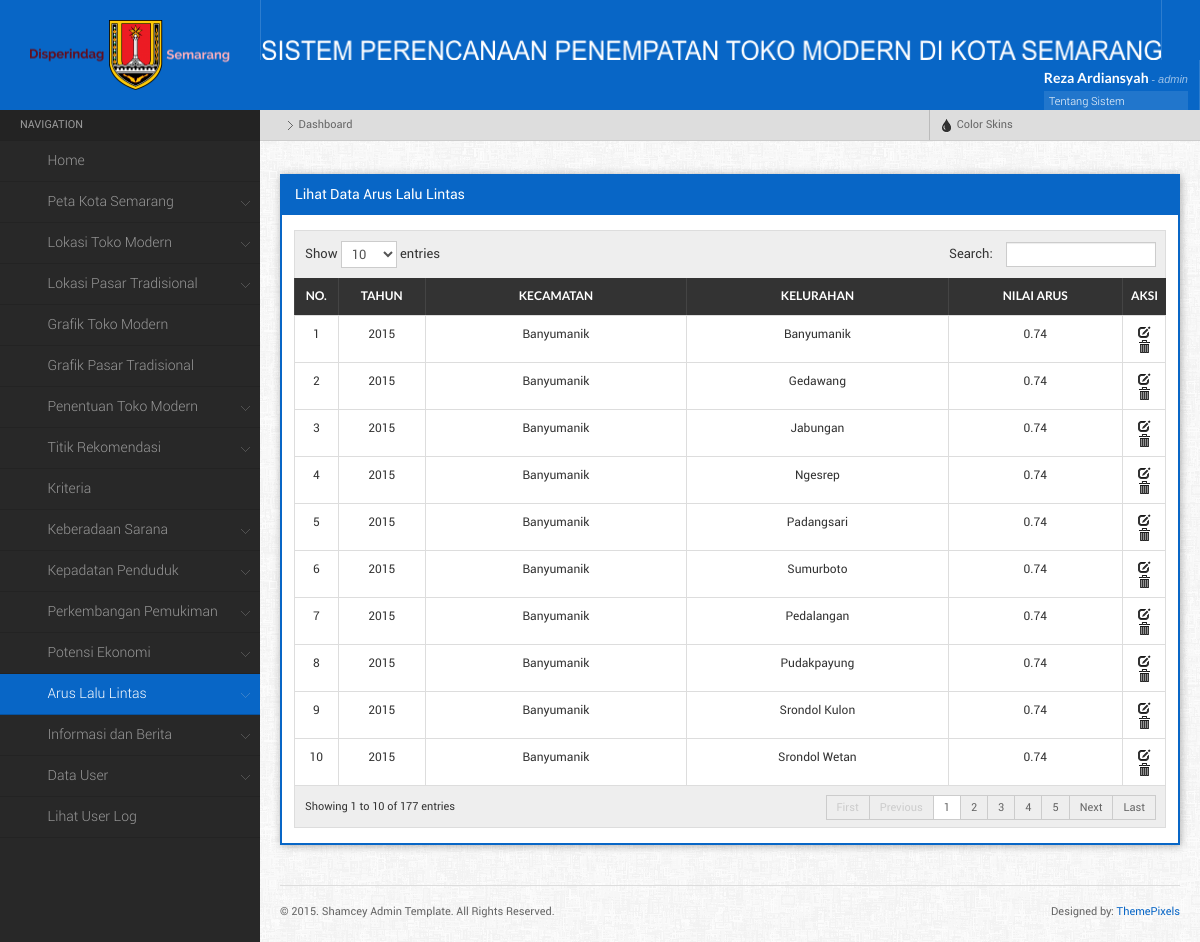
Before: /main.php?menu=lihatArus (signed in) with the older database file.
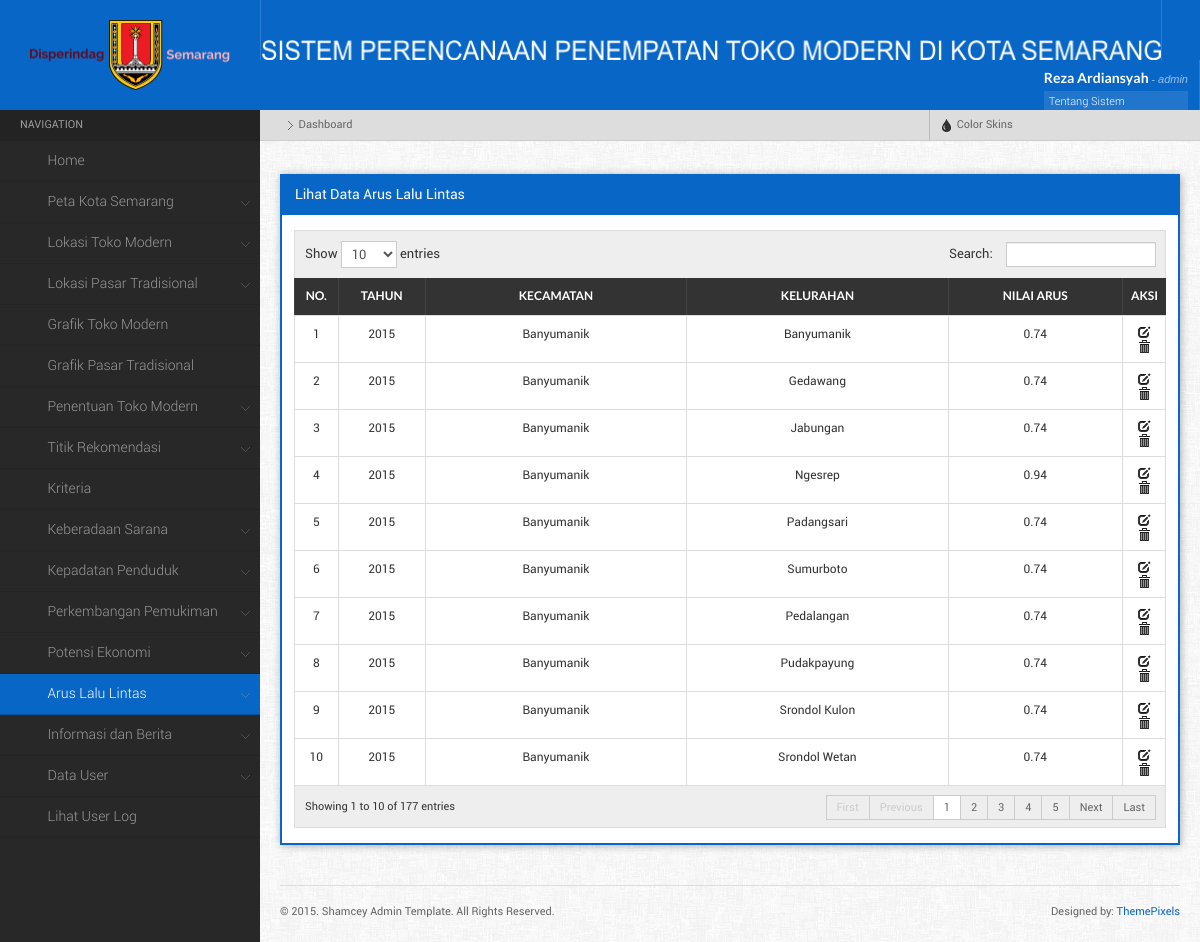
After: the same page with the newer database file.
### tables this page shows
CREATE TABLE `arus_lalulintas` (
  `id_arus` int(11) NOT NULL,
  `id_kelurahan` int(11) NOT NULL,
  `tahun` year(4) NOT NULL,
  `nilai_arus` double NOT NULL,
  `id_klasifikasiarus` int(11) NOT NULL
);

CREATE TABLE `kecamatan` (
  `id_kecamatan` int(11) NOT NULL,
  `nama_kecamatan` varchar(50) NOT NULL,
  `latitude` varchar(25) NOT NULL,
  `longitude` varchar(25) NOT NULL
);

CREATE TABLE `kelurahan` (
  `id_kelurahan` int(11) NOT NULL,
  `id_kecamatan` int(11) NOT NULL,
  `Kelurahan` char(50) DEFAULT NULL,
  `Geometry` longblob,
  `Luas` decimal(10,3) DEFAULT NULL,
  `XMin` int(11) DEFAULT NULL,
  `XMax` int(11) DEFAULT NULL,
  `YMin` int(11) DEFAULT NULL,
  `YMax` int(11) DEFAULT NULL,
  `id_lokasi` int(11) NOT NULL
);

### component/lihat_arus.php (the view, shortened to what this page needs)
<?php
	$query = mysql_query("SELECT * FROM arus_lalulintas a, kelurahan b, kecamatan c
							WHERE a.id_kelurahan = b.id_kelurahan
							AND b.id_kecamatan = c.id_kecamatan
							ORDER BY tahun DESC, c.id_kecamatan ASC") or die (mysql_error());
    echo "<div class=\"widget\">
			<h4 class=\"widgettitle\">Lihat Data Arus Lalu Lintas</h4>
			<div class=\"widgetcontent\">
            <table id=\"dyntable\" class=\"table table-bordered responsive\">
                <thead>
                    <tr>
                        <th></th>
                        <th><center>No.</th>
						<th><center>Tahun</th>
                        <th><center>Kecamatan</th>
						<th><center>Kelurahan</th>
						<th><center>Nilai arus</th>
						<th><center>Aksi</th>
                    </tr>
                </thead>
				<tbody>";
				$no = 1;
				while($pecah = mysql_fetch_array($query)){
					echo "<tr class=\" \">
						<td></td>
						<td style='width:5%;'><center>$no</td>
						<td style='width:10%;'><center>$pecah[tahun]</td>
						<td style='width:30%;'><center>$pecah[nama_kecamatan]</td>
						<td style='width:30%;'><center>$pecah[Kelurahan]</td>
						<td style='width:20%;'><center>$pecah[nilai_arus]</td>
						<td class=\"center\" style=\"width: 5%;\">
							<a href= \"main.php?menu=editArus&id_arus=$pecah[id_arus]\" title=\"Edit\"><i  class=\"icon-edit\"></i></a>
							<a href=\"main.php?menu=hapusArus&id_arus=$pecah[id_arus]\" title=\"Hapus\" onClick=\"return confirm('Apakah Anda yakin ingin menghapus data ini?')\" class=\"icon-trash\"><i></i></a>
						</td>";
					echo "</td>
					</tr>";
				$no++;
				};
				echo "</tbody>
			</table>
		</div>
		</div>
	";
?>

### main.php (shortened to what this page needs)
<?php
if (empty($_SESSION['username']) AND empty ($_SESSION['id_user'])){
	echo "<meta http-equiv=\"refresh\" content=\"0; url=index.php\">";
}else{
?>
<html>
	<head>
		<link rel="stylesheet" href="css/style.default.css" type="text/css" />
		<link rel="stylesheet" href="css/responsive-tables.css">
		<link rel="stylesheet" href="css/bootstrap-fileupload.min.css" type="text/css" />
		<link rel="stylesheet" href="css/bootstrap-timepicker.min.css" type="text/css" />
	</head>
	<body>
		<?php
			function setActive($d){
				if(ISSET($_GET['menu'])){
					if($_GET['menu'] == $d){
						echo "class='active'";
					}
				}
			}
			function setActive1(){
			echo "active";
			}
		?>
	<div class="mainwrapper">
    <div class="header">
		<div class="logo">
			<img src="images/disperindag.png" alt="" style=" width:200px; height:70px; margin-top:-20px; !important" />
		</div>
			<div class="headerinner">
                <ul class="headmenu">
					<li>
						<img src="images/logo8.png" alt="" style=" width:900px; height:20px; margin-top:40px; !important"  />
					</li>
				<li class="right">
                    <div class="userloggedinfo">
                        <div class="userinfo">
                            <h5><?php echo $_SESSION['nama_user']; ?> <small>- <?php echo $_SESSION['username']; ?></small></h5>
                            <ul>
								<li> <a  data-toggle="modal" href="#myModal">Tentang Sistem <span class="iconfa-question-sign"></span></a></li>
                                <li><a href="main.php?menu=editProfile">Edit Profile <span class="iconfa-cog"></span></a></li>
                                <li><a href="logout.php">Sign Out <span class="iconfa-signout"></span></a></li>
                            </ul>
                        </div>
                    </div>
                </li>
				</ul>
			</div>
    </div>
    <div class="leftpanel">
        <div class="leftmenu">
            <ul class="nav nav-tabs nav-stacked">
            	<li class="nav-header">Navigation</li>
					<?php
						if($_SESSION['level'] == '1'){
					?>
						<li <?php setActive('dashboard');?>><a href="main.php"><span class="iconfa-home"></span>Home</a>
						</li>
						<li class="dropdown  <?php if (($_GET['menu'] == 'petaSemarang') || ($_GET['menu'] == 'petaSemarangapi')){ setActive1(); }?>"><a href=""><span class="iconfa-globe"></span>Peta Kota Semarang</a>
						</li>
						<li class="dropdown  <?php if (($_GET['menu'] == 'formToko') || ($_GET['menu'] == 'lihatToko')){ setActive1(); }?>"><a href=""><span class="iconfa-tags"></span>Lokasi Toko Modern</a>
						</li>
						<li class="dropdown  <?php if (($_GET['menu'] == 'formPasar') || ($_GET['menu'] == 'lihatPasar')){ setActive1(); }?>"><a href=""><span class="iconfa-shopping-cart"></span>Lokasi Pasar Tradisional</a>
						</li>
						<li <?php setActive('grafikToko');?>><a href="main.php?menu=grafikToko"><span class="iconfa-bar-chart"></span>Grafik Toko Modern</a>
						</li>
						<li <?php setActive('grafikPasar');?>><a href="main.php?menu=grafikPasar"><span class="iconfa-signal"></span>Grafik Pasar Tradisional</a>
						</li>
						<li class="dropdown  <?php if (($_GET['menu'] == 'penentuanToko') || ($_GET['menu'] == 'penentuanTokoall')){ setActive1(); }?>"><a href=""><span class="iconfa-map-marker"></span>Penentuan Toko Modern</a>
						</li>
						<li class="dropdown  <?php if (($_GET['menu'] == 'formTitik') || ($_GET['menu'] == 'lihatTitik')){ setActive1(); }?>"><a href=""><span class="iconfa-screenshot"></span>Titik Rekomendasi</a>
						</li>
						<li <?php setActive('lihatKriteria');?>><a href="main.php?menu=lihatKriteria"><span class="iconfa-wrench"></span>Kriteria</a>
						</li>
						<li class="dropdown  <?php if (($_GET['menu'] == 'formKeberadaan') || ($_GET['menu'] == 'lihatKeberadaan')){ setActive1(); }?>"><a href=""><span class="iconfa-umbrella"></span>Keberadaan Sarana</a>
						</li>
						<li class="dropdown  <?php if (($_GET['menu'] == 'formKepadatan') || ($_GET['menu'] == 'lihatKepadatan')){ setActive1(); }?>"><a href=""><span class="iconfa-th-large"></span>Kepadatan Penduduk</a>
						</li>
						<li class="dropdown  <?php if (($_GET['menu'] == 'formPerkembangan') || ($_GET['menu'] == 'lihatPerkembangan')){ setActive1(); }?>"><a href=""><span class="iconfa-th"></span>Perkembangan Pemukiman</a>
						</li>
						<li class="dropdown  <?php if (($_GET['menu'] == 'formPotensi') || ($_GET['menu'] == 'lihatPotensi')){ setActive1(); }?>"><a href=""><span class="iconfa-align-left"></span>Potensi Ekonomi</a>
						</li>
						<li class="dropdown  <?php if (($_GET['menu'] == 'formArus') || ($_GET['menu'] == 'lihatArus')){ setActive1(); }?>"><a href=""><span class="iconfa-road"></span>Arus Lalu Lintas</a>
						</li>
						<li class="dropdown  <?php if (($_GET['menu'] == 'formInfo') || ($_GET['menu'] == 'lihatInfo')){ setActive1(); }?>"><a href=""><span class="iconfa-info-sign"></span>Informasi dan Berita</a>
						</li>
						<li class="dropdown <?php if (($_GET['menu'] == 'formInputUser') || ($_GET['menu'] == 'lihatUser')){ setActive1(); }?>"><a href=""><span class="iconfa-user"></span>Data User</a>
						</li>
						<li <?php setActive('lihatLog');?>><a href="main.php?menu=lihatLog"><span class="iconfa-pencil"></span>Lihat User Log</a>
						</li>
						<?php }
						 ?>
			</ul>
        </div>
    </div>
    <div class="rightpanel">
        <ul class="breadcrumbs">
            <li><a href="main.php"><i class="iconfa-home"></i></a> <span class="separator"></span></li>
            <li>Dashboard</li>
			<li class="right">
                    <a href="" data-toggle="dropdown" class="dropdown-toggle"><i class="icon-tint"></i> Color Skins</a>
            </li>
        </ul>
        <div class="maincontent">
            <div class="maincontentinner" style='position:relative;'>
			<?php
			if(ISSET($_GET['menu'])){
				$d = $_GET['menu'];
				if($d == 'home'){
					include "component/home.php";
				}else if($d == 'dashboard'){
					include "main.php";
				}else if($d == 'editProfile'){
					include "component/editprofile.php";
				}else if($d == 'resetPass'){
					include "component/resetpass.php";
				}else if($d == 'formInputUser'){
					include "component/form_user.php";
				}else if($d == 'lihatUser'){
					include "component/lihat_user.php";
				}else if($d == 'reset'){
					include "component/resetpass.php";
				}else if($d == 'hapusUser'){
					include "component/hapus_user.php";
				}else if($d == 'lihatLog'){
					include "component/lihat_log.php";
				}else if($d == 'formTitik'){
					include "component/form_titik.php";
				}else if($d == 'lihatTitik'){
					include "component/lihat_titik.php";
				}else if($d == 'editTitik'){
					include "component/form_edit_titik.php";
				}else if($d == 'hapusTitik'){
					include "component/hapus_titik.php";
				}else if($d == 'lihatKriteria'){
					include "component/lihat_kriteria.php";
				}else if($d == 'editKriteria'){
					include "component/form_edit_kriteria.php";
				}else if($d == 'hapusKriteria'){
					include "component/hapus_kriteria.php";
				}else if($d == 'formKeberadaan'){
					include "component/form_keberadaan.php";
				}else if($d == 'lihatKeberadaan'){
					include "component/lihat_keberadaan.php";
				}else if($d == 'editKeberadaan'){
					include "component/form_edit_keberadaan.php";
				}else if($d == 'hapusKeberadaan'){
					include "component/hapus_keberadaan.php";
				}else if($d == 'formKepadatan'){
					include "component/form_kepadatan.php";
				}else if($d == 'lihatKepadatan'){
					include "component/lihat_kepadatan.php";
				}else if($d == 'editKepadatan'){
					include "component/form_edit_kepadatan.php";
				}else if($d == 'hapusKepadatan'){
					include "component/hapus_kepadatan.php";
				}else if($d == 'formPerkembangan'){
					include "component/form_perkembangan.php";
				}else if($d == 'lihatPerkembangan'){
					include "component/lihat_perkembangan.php";
				}else if($d == 'editPerkembangan'){
					include "component/form_edit_perkembangan.php";
				}else if($d == 'hapusPerkembangan'){
					include "component/hapus_perkembangan.php";
				}else if($d == 'formPotensi'){
					include "component/form_potensi.php";
				}else if($d == 'lihatPotensi'){
					include "component/lihat_potensi.php";
				}else if($d == 'editPotensi'){
					include "component/form_edit_potensi.php";
				}else if($d == 'hapusPotensi'){
					include "component/hapus_potensi.php";
				}else if($d == 'formArus'){
					include "component/form_arus.php";
				}else if($d == 'lihatArus'){
					include "component/lihat_arus.php";
				}else if($d == 'editArus'){
					include "component/form_edit_arus.php";
				}else if($d == 'hapusArus'){
					include "component/hapus_arus.php";
				}else if($d == 'formInfo'){
					include "component/form_info.php";
				}else if($d == 'lihatInfo'){
					include "component/lihat_info.php";
				}else if($d == 'editInfo'){
					include "component/form_edit_info.php";
				}else if($d == 'hapusInfo'){
					include "component/hapus_info.php";
				}else if($d == 'petaToko'){
					include "component/peta_toko.php";
				}else if($d == 'formToko'){
					include "component/form_toko.php";
				}else if($d == 'lihatToko'){
					include "component/lihat_toko.php";
				}else if($d == 'editToko'){
					include "component/form_edit_toko.php";
				}else if($d == 'hapusToko'){
					include "component/hapus_toko.php";
				}else if($d == 'petaPasar'){
					include "component/peta_pasar.php";
				}else if($d == 'formPasar'){
					include "component/form_pasar.php";
				}else if($d == 'lihatPasar'){
					include "component/lihat_pasar.php";
				}else if($d == 'editPasar'){
					include "component/form_edit_pasar.php";
				}else if($d == 'hapusPasar'){
					include "component/hapus_pasar.php";
				}else if($d == 'formGaleri'){
					include "component/form_galeri.php";
				}else if($d == 'lihatGaleri'){
					include "component/lihat_galeri.php";
				}else if($d == 'editGaleri'){
					include "component/form_edit_galeri.php";
				}else if($d == 'hapusGaleri'){
					include "component/hapus_galeri.php";
				}else if($d == 'formPegawai'){
					include "component/form_pegawai.php";
				}else if($d == 'lihatPegawai'){
					include "component/lihat_pegawai.php";
				}else if($d == 'editPegawai'){
					include "component/form_edit_pegawai.php";
				}else if($d == 'hapusPegawai'){
					include "component/hapus_pegawai.php";
				}else if($d == 'grafikToko'){
					include "component/grafik_toko.php";
				}else if($d == 'grafikPasar'){
					include "component/grafik_pasar.php";
				}else if($d == 'penentuanToko'){
					include "component/penentuan_toko.php";
				}else if($d == 'hasilHitung'){
					include "component/hasil.php";
				}else if($d == 'penentuanTokoall'){
					include "component/penentuan_tokoall.php";
				}else if($d == 'hasilHitungall'){
					include "component/hasilall.php";
				}else if($d == 'petaSemarangapi'){
					include "component/peta_api.php";
				}else if($d == 'petaSemarang'){
					include "component/peta.php";
				}
				else{
				echo"<h4 class='widgettitle'>Home</h4><div class='widgetcontent'> <img src='img/home7.jpg'/></div>";
				}
			}else{
				echo"<h4 class='widgettitle'>Home</h4><div class='widgetcontent'> <img src='img/home7.jpg'/></div>";
			};?>
                <div class="footer">
                    <div class="footer-left">
                        <span>&copy; 2015. Shamcey Admin Template. All Rights Reserved.</span>
                    </div>
                    <div class="footer-right">
                        <span>Designed by: <a href="http://themepixels.com/">ThemePixels</a></span>
                    </div>
                </div>
            </div>
        </div>
    </div>
	</div>
	</body>
</html>
<?php }?>

### css/responsive-tables.css (style rules this page uses)
table.responsive { margin-bottom: 0; }
table.responsive td, table.responsive th { position: relative; overflow: hidden; white-space: wrap !important; }

Changed rows visible on the page:
changed arus_lalulintas "Ngesrep": nilai_arus "0.74" → "0.94"
